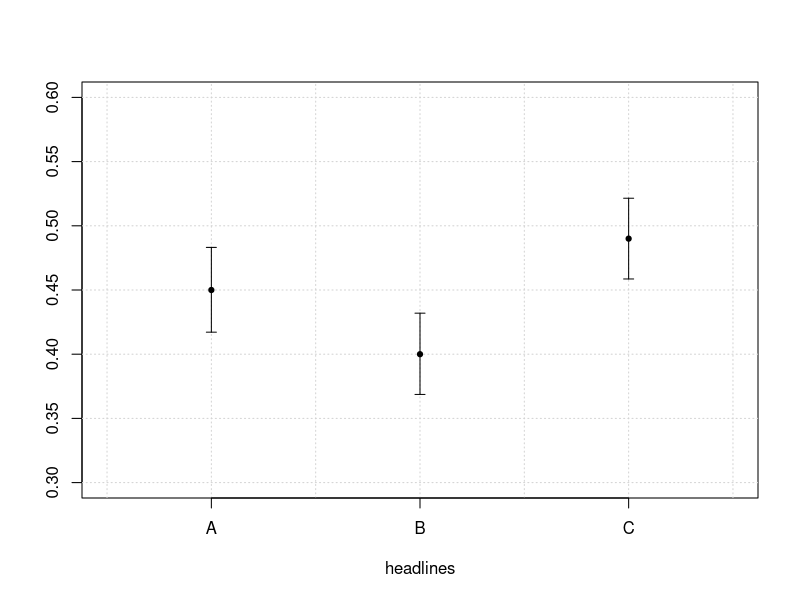
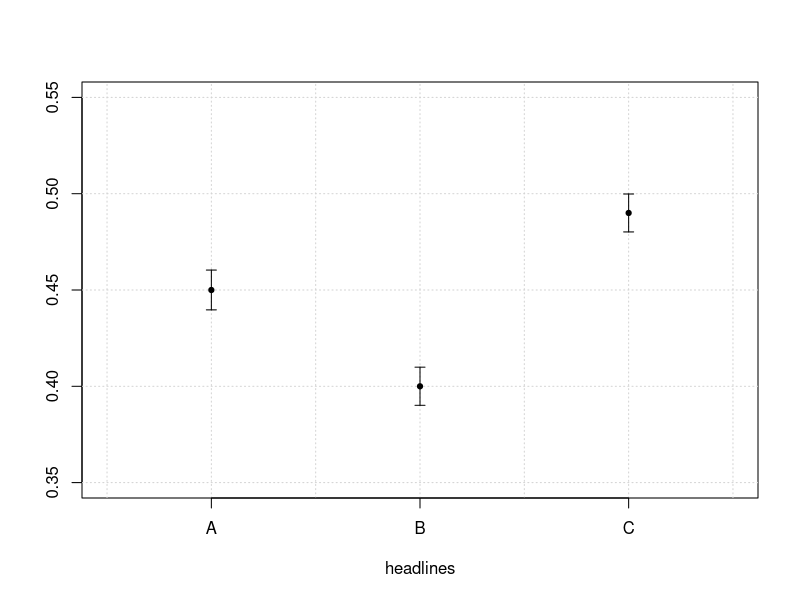

Here is the R script that generated these plots, in order:
## ---- chunk 1
#
# kpop.r
#
headlines = c('A','B','C')
clicks = c(405,380,490)
visits = c(900,950,1000)
d0 = rbind(clicks, visits)
d0 = data.frame(d0)
names(d0) = headlines
d0
#
# sample proportions
#
clicks/visits
#
# Even though sample proportions are not equal,
# Can we conclude that population proportions are equal? 
# Ho: pA = pB = pC
#
# lets create
# Tables of observed and expected frequencies
#
# observed frequencies
#
noclicks = visits - clicks
noclicks
observed = data.frame(rbind(clicks,noclicks))
names(observed) = headlines
observed
#
# expected freqs
#
pooled = sum(clicks)/sum(observed)
pooled
expected_clicks = pooled*(visits)
expected_noclicks = (1-pooled)*(visits)
expected = data.frame(rbind(expected_clicks,expected_noclicks))
names(expected) = headlines
expected
# 
# Chi-square test -manually
# 
# TS is chisquare
#
chisquare = 0
for(i in 1:2)
{
  for(j in 1:3)
  {
    value = ((observed[i,j]-expected[i,j])^2)/expected[i,j]
    chisquare = chisquare + value
  }
}
chisquare
#
# p-value
pvalue = 1-pchisq(chisquare,2)
pvalue
#
# pvalue < alpha, reject Ho
# conclude Ha: not all headline click-rates are equal
#
# Chi-square test -using R function
#
prop.test(clicks,visits)
#
# To find best headline use CIs
# 
# CIs on 3 population proportions
#
d0
#
# to get CIs and plot them
#
binom.test(405,900)
test = binom.test(405,900)
test
test$estimate
test$conf.int
#
# do it for all
#
means = NULL
lls = NULL
uls = NULL
#
test = binom.test(405,900)
means = c(means,test$estimate)
int = test$conf.int
lls = c(lls,int[1])
uls = c(uls,int[2])

test = binom.test(380,950)
means = c(means,test$estimate)
int = test$conf.int
lls = c(lls,int[1])
uls = c(uls,int[2])

test = binom.test(490,1000)
means = c(means,test$estimate)
int = test$conf.int
lls = c(lls,int[1])
uls = c(uls,int[2])
#
k = 1:3
d=data.frame(k,headlines,means,lls,uls)
d
#
# plot CIs
#
plot(uls~k,d,
     xlim=c(0.5,3.5),ylim=c(0.3,0.6),type="n",
     xaxt = "n",ylab="",xlab='headlines')
grid()
axis(1,at=k,labels = d$headlines)
arrows(k,lls,k,uls,code = 3,angle = 90,length = 0.05)
points(k,means,pch=19,cex=0.7)
#
# Conclusion: 
# headlines B and C have different population proportions, their CIs do not overlap
# not clear if headline A proportion is better than headline B since their CIs overlap
#
# Suppose that the sample proportions are the same, but they come from 10x larger samples
#
clicks = 10*clicks
visits = 10*visits
d0 = rbind(clicks, visits)
d0 = data.frame(d0)
names(d0) = headlines
d0
test <- function(x,n){binom.test(x,n)}
out = mapply(test,clicks,visits)
#
# collect all CIS lower and upper limits
for(i in 1:3) lls[i] = out[4,i]$conf.int[1]
for(i in 1:3) uls[i] = out[4,i]$conf.int[2]
d=data.frame(k,headlines,means,lls,uls)
d
#
plot(uls~k,d,xlim=c(0.5,3.5),ylim=c(0.35,0.55),type="n",xaxt = "n",ylab="",xlab='headlines')
grid()
axis(1,at=k,labels = d$headlines)
arrows(k,lls,k,uls,code = 3,angle = 90,length = 0.05)
points(k,means,pch=19,cex=0.7)
#

